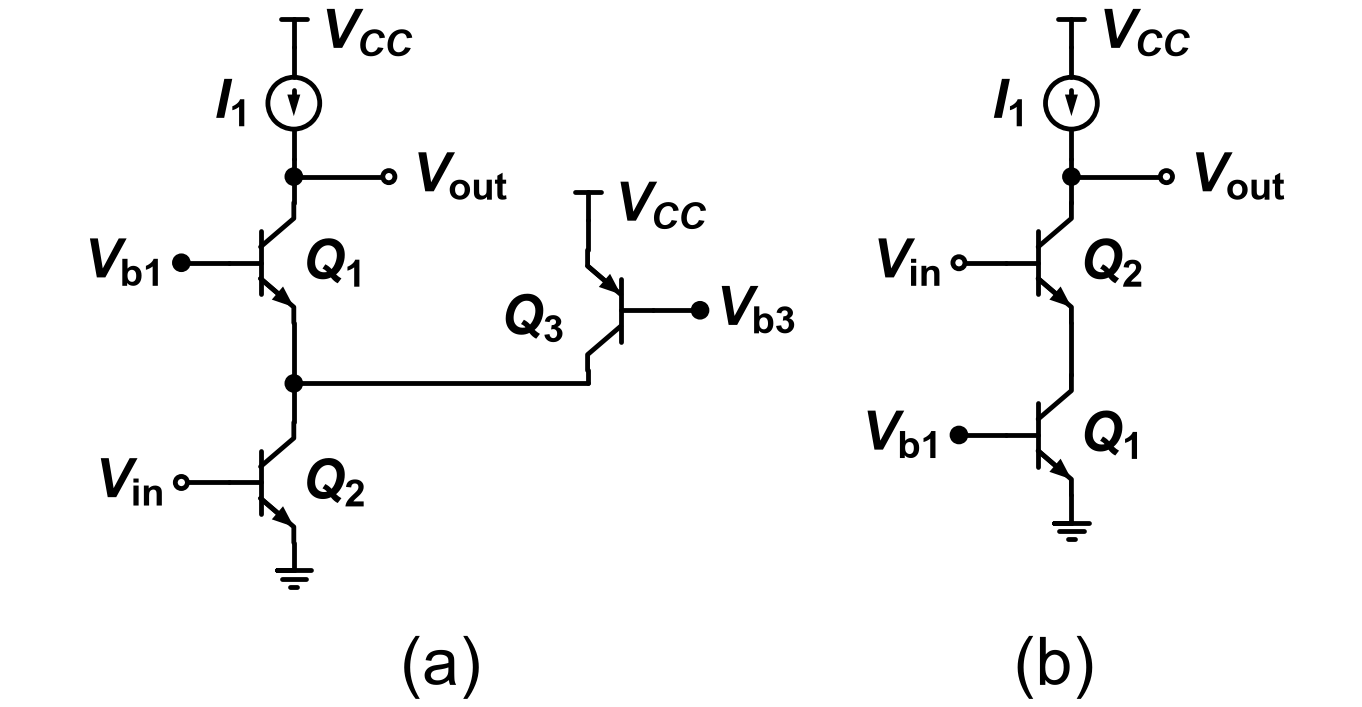

The Python source for this figure:
"""2014-1 중간 Q4 — 기준: Q4.md '회로 — Fig Q4(a)', '회로 — Fig Q4(b)'."""
import schemdraw.elements as elm
from schem_style import OPEN_R, caption, dot, gate_terminal, new_drawing

GAP = 0.2       # 소자 라벨과 기호 사이 간격
VCC = r"$V_{CC}$"
VDD_H = 0.32    # 0.8배 T 전원 기호 높이
TOP = 0.0       # T 전원 기호 위 끝 높이
CAP_Y = -7.6    # 캡션 높이


def npn(d, at, anchor, label=None):
    """npn 보통 방향: 베이스 왼쪽, 컬렉터 위, 이미터 아래·화살표 바깥."""
    e = elm.BjtNpn().right().anchor(anchor).at(at)
    if label:
        e = e.label(label, loc="right")
    return d.add(e)


def supply_i1_vout(d, x):
    """위→아래: V_CC T 기호, I_1 전류원(화살표 아래), Vout 접속점(오른쪽 V_out 원). 접속점을 돌려준다."""
    d.add(elm.Vdd().at((x, TOP - VDD_H)).scale(0.8).label(VCC, "right", ofst=GAP))
    i1 = d.add(elm.SourceI().down().at((x, TOP - VDD_H)).length(1.3).scale(0.6)
               .label(r"$I_\mathrm{1}$", "top", ofst=0.3))
    d.add(elm.Line().down().at(i1.end).length(0.2)); vout = dot(d)
    d.add(elm.Line().right().at(vout.center).length(1.1))
    d.add(elm.Dot(open=True, radius=OPEN_R).label(r"$V_\mathrm{out}$", "right", ofst=GAP))
    return vout


def panel_a(d, x0):
    # 왼쪽 세로줄 위→아래: V_CC, I_1, Vout 접속점, Q1, n1 접속점, Q2, 접지
    vout = supply_i1_vout(d, x0)
    d.add(elm.Line().down().at(vout.center).length(0.3))
    q1 = npn(d, d.here, "collector", r"$Q_\mathrm{1}$")
    gate_terminal(d, q1.base, r"$V_\mathrm{b1}$")
    d.add(elm.Line().down().at(q1.emitter).length(0.7)); n1 = dot(d)
    d.add(elm.Line().down().at(n1.center).length(0.45))
    q2 = npn(d, d.here, "collector", r"$Q_\mathrm{2}$")
    gate_terminal(d, q2.base, r"$V_\mathrm{in}$", open_=True)
    d.add(elm.Ground().at(q2.emitter).scale(0.8))
    # Q3: 오른쪽, Q1보다 조금 아래. pnp 좌우 반전(베이스 오른쪽, 이미터 왼쪽 위, 컬렉터 왼쪽 아래)
    xq = x0 + 3.4
    q3 = d.add(elm.BjtPnp().right().reverse().anchor("collector").at((xq, n1.center.y + 0.15)))
    d.add(elm.Label().right().at((xq - 0.35, q3.center.y - 0.2)).label(r"$Q_\mathrm{3}$", halign="right"))
    d.add(elm.Line().up().at(q3.emitter).length(0.35))
    d.add(elm.Vdd().scale(0.8).label(VCC, "right", ofst=GAP))
    gate_terminal(d, q3.base, r"$V_\mathrm{b3}$", right=True)
    # Q3 컬렉터 → n1 높이 → 왼쪽 긴 가로선 → n1 접속점
    d.add(elm.Line().down().at(q3.collector).toy(n1.center))
    d.add(elm.Line().left().tox(n1.center))
    caption(d, (x0 + 1.6, CAP_Y), "(a)")


def panel_b(d, x0):
    # 한 세로줄 위→아래: V_CC, I_1, Vout 접속점, Q2, Q1, 접지 (위가 입력 소자)
    vout = supply_i1_vout(d, x0)
    d.add(elm.Line().down().at(vout.center).length(0.3))
    q2 = npn(d, d.here, "collector", r"$Q_\mathrm{2}$")
    gate_terminal(d, q2.base, r"$V_\mathrm{in}$", open_=True)
    d.add(elm.Line().down().at(q2.emitter).length(0.6))
    q1 = npn(d, d.here, "collector", r"$Q_\mathrm{1}$")
    gate_terminal(d, q1.base, r"$V_\mathrm{b1}$")
    d.add(elm.Ground().at(q1.emitter).scale(0.8))
    caption(d, (x0 - 0.3, CAP_Y), "(b)")


def draw():
    d = new_drawing()
    panel_a(d, 0)
    panel_b(d, 9.0)
    return d
